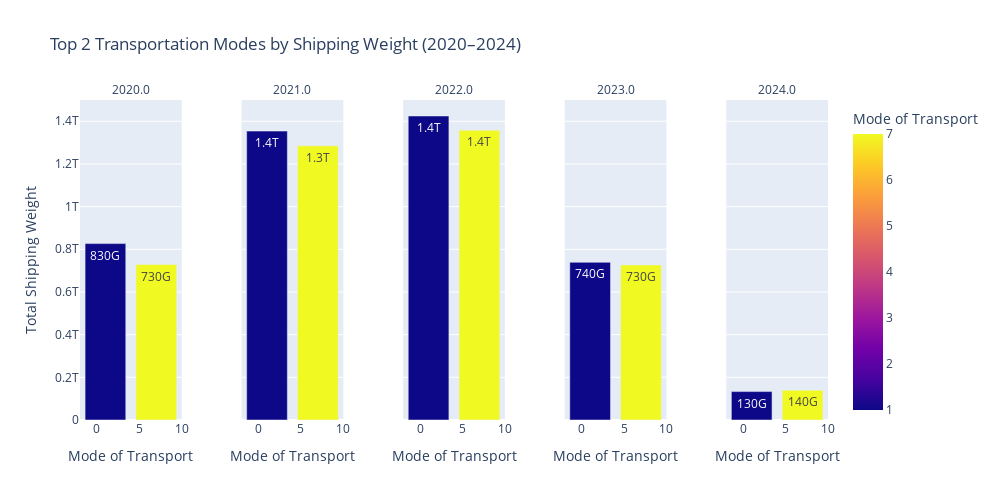
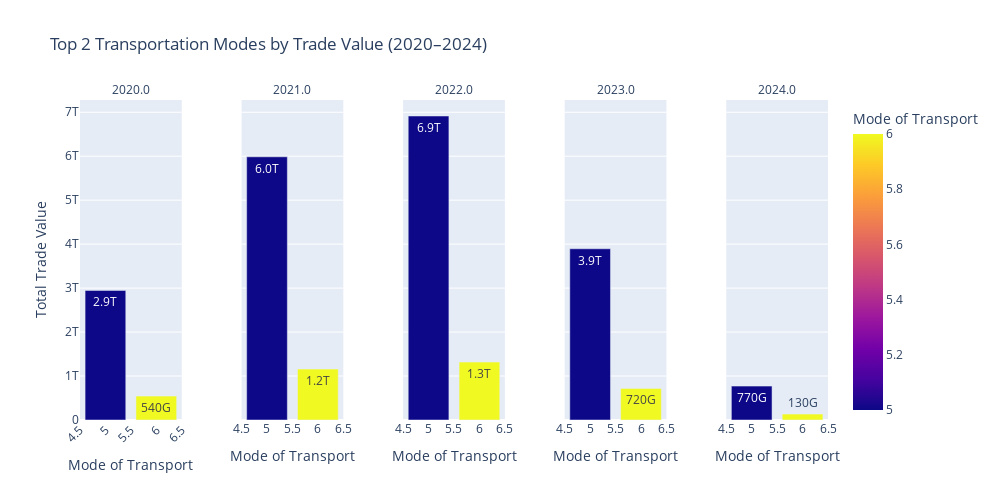

Here is the notebook cell these charts were saved with, in order:
### Code cell
fig_shipwt = px.bar(
    top2_shipwt,
    x = "DISAGMOT",
    y = "SHIPWT",
    color = "DISAGMOT",
    facet_col = "YEAR",
    title = "Top 2 Transportation Modes by Shipping Weight (2020–2024)",
    labels = {"DISAGMOT": "Mode of Transport", "SHIPWT": "Total Shipping Weight"},
    text_auto = ".2s",
     facet_col_spacing=0.08
)
fig_shipwt.update_layout(
    showlegend = False,
    height = 500, 
    width = 1000
)

fig_shipwt.for_each_annotation(lambda a: a.update(text = a.text.split("=")[-1])) 
fig_shipwt.show()

fig_value = px.bar(
    top2_value,
    x = "DISAGMOT",
    y = "VALUE",
    color = "DISAGMOT",
    facet_col = "YEAR",
    title = "Top 2 Transportation Modes by Trade Value (2020–2024)",
    labels = {"DISAGMOT": "Mode of Transport", "VALUE": "Total Trade Value"},
    text_auto = ".2s",
     facet_col_spacing=0.08
)
fig_value.update_layout(
    xaxis_tickangle = -45,
    height = 500,
    width = 1000
)
fig_value.for_each_annotation(lambda a: a.update(text = a.text.split("=")[-1]))
fig_value.show()

### Figure 1 — Plotly figure (JSON) as saved in the notebook; plotly's stock layout.template omitted (floating-point values rounded to 4 significant figures)
{"data": [{"alignmentgroup": "True", "hovertemplate": "YEAR=2020.0<br>Mode of Transport=%{marker.color}<br>Total Shipping Weight=%{y}<extra></extra>", "legendgroup": "", "marker": {"color": [1, 7], "coloraxis": "coloraxis", "pattern": {"shape": ""}}, "name": "", "offsetgroup": "", "orientation": "v", "showlegend": false, "textposition": "auto", "texttemplate": "%{y:.2s}", "type": "bar", "x": [1, 7], "xaxis": "x", "y": [826666462157, 728462275796], "yaxis": "y"}, {"alignmentgroup": "True", "hovertemplate": "YEAR=2021.0<br>Mode of Transport=%{marker.color}<br>Total Shipping Weight=%{y}<extra></extra>", "legendgroup": "", "marker": {"color": [1, 7], "coloraxis": "coloraxis", "pattern": {"shape": ""}}, "name": "", "offsetgroup": "", "orientation": "v", "showlegend": false, "textposition": "auto", "texttemplate": "%{y:.2s}", "type": "bar", "x": [1, 7], "xaxis": "x2", "y": [1353793662955, 1284822258084], "yaxis": "y2"}, {"alignmentgroup": "True", "hovertemplate": "YEAR=2022.0<br>Mode of Transport=%{marker.color}<br>Total Shipping Weight=%{y}<extra></extra>", "legendgroup": "", "marker": {"color": [1, 7], "coloraxis": "coloraxis", "pattern": {"shape": ""}}, "name": "", "offsetgroup": "", "orientation": "v", "showlegend": false, "textposition": "auto", "texttemplate": "%{y:.2s}", "type": "bar", "x": [1, 7], "xaxis": "x3", "y": [1424665965230, 1357785192288], "yaxis": "y3"}, {"alignmentgroup": "True", "hovertemplate": "YEAR=2023.0<br>Mode of Transport=%{marker.color}<br>Total Shipping Weight=%{y}<extra></extra>", "legendgroup": "", "marker": {"color": [1, 7], "coloraxis": "coloraxis", "pattern": {"shape": ""}}, "name": "", "offsetgroup": "", "orientation": "v", "showlegend": false, "textposition": "auto", "texttemplate": "%{y:.2s}", "type": "bar", "x": [1, 7], "xaxis": "x4", "y": [739058827340, 726865376618], "yaxis": "y4"}, {"alignmentgroup": "True", "hovertemplate": "YEAR=2024.0<br>Mode of Transport=%{marker.color}<br>Total Shipping Weight=%{y}<extra></extra>", "legendgroup": "", "marker": {"color": [7, 1], "coloraxis": "coloraxis", "pattern": {"shape": ""}}, "name": "", "offsetgroup": "", "orientation": "v", "showlegend": false, "textposition": "auto", "texttemplate": "%{y:.2s}", "type": "bar", "x": [7, 1], "xaxis": "x5", "y": [139876704796, 133167302623], "yaxis": "y5"}], "layout": {"annotations": [{"font": {}, "showarrow": false, "text": "2020.0", "x": 0.068, "xanchor": "center", "xref": "paper", "y": 1, "yanchor": "bottom", "yref": "paper"}, {"font": {}, "showarrow": false, "text": "2021.0", "x": 0.284, "xanchor": "center", "xref": "paper", "y": 1, "yanchor": "bottom", "yref": "paper"}, {"font": {}, "showarrow": false, "text": "2022.0", "x": 0.5, "xanchor": "center", "xref": "paper", "y": 1, "yanchor": "bottom", "yref": "paper"}, {"font": {}, "showarrow": false, "text": "2023.0", "x": 0.716, "xanchor": "center", "xref": "paper", "y": 1, "yanchor": "bottom", "yref": "paper"}, {"font": {}, "showarrow": false, "text": "2024.0", "x": 0.932, "xanchor": "center", "xref": "paper", "y": 1, "yanchor": "bottom", "yref": "paper"}], "barmode": "relative", "coloraxis": {"colorbar": {"title": {"text": "Mode of Transport"}}, "colorscale": [[0, "#0d0887"], [0.1111, "#46039f"], [0.2222, "#7201a8"], [0.3333, "#9c179e"], [0.4444, "#bd3786"], [0.5556, "#d8576b"], [0.6667, "#ed7953"], [0.7778, "#fb9f3a"], [0.8889, "#fdca26"], [1, "#f0f921"]]}, "height": 500, "legend": {"tracegroupgap": 0}, "showlegend": false, "title": {"text": "Top 2 Transportation Modes by Shipping Weight (2020–2024)"}, "width": 1000, "xaxis": {"anchor": "y", "domain": [0, 0.136], "title": {"text": "Mode of Transport"}}, "xaxis2": {"anchor": "y2", "domain": [0.216, 0.352], "matches": "x", "title": {"text": "Mode of Transport"}}, "xaxis3": {"anchor": "y3", "domain": [0.432, 0.568], "matches": "x", "title": {"text": "Mode of Transport"}}, "xaxis4": {"anchor": "y4", "domain": [0.648, 0.784], "matches": "x", "title": {"text": "Mode of Transport"}}, "xaxis5": {"anchor": "y5", "domain": [0.864, 1.0], "matches": "x", "title": {"text": "Mode of Transport"}}, "yaxis": {"anchor": "x", "domain": [0, 1], "title": {"text": "Total Shipping Weight"}}, "yaxis2": {"anchor": "x2", "domain": [0, 1], "matches": "y", "showticklabels": false}, "yaxis3": {"anchor": "x3", "domain": [0, 1], "matches": "y", "showticklabels": false}, "yaxis4": {"anchor": "x4", "domain": [0, 1], "matches": "y", "showticklabels": false}, "yaxis5": {"anchor": "x5", "domain": [0, 1], "matches": "y", "showticklabels": false}}}

### Figure 2 — Plotly figure (JSON) as saved in the notebook; plotly's stock layout.template omitted (floating-point values rounded to 4 significant figures)
{"data": [{"alignmentgroup": "True", "hovertemplate": "YEAR=2020.0<br>Mode of Transport=%{marker.color}<br>Total Trade Value=%{y}<extra></extra>", "legendgroup": "", "marker": {"color": [5, 6], "coloraxis": "coloraxis", "pattern": {"shape": ""}}, "name": "", "offsetgroup": "", "orientation": "v", "showlegend": false, "textposition": "auto", "texttemplate": "%{y:.2s}", "type": "bar", "x": [5, 6], "xaxis": "x", "y": [2947919739618, 543097875200], "yaxis": "y"}, {"alignmentgroup": "True", "hovertemplate": "YEAR=2021.0<br>Mode of Transport=%{marker.color}<br>Total Trade Value=%{y}<extra></extra>", "legendgroup": "", "marker": {"color": [5, 6], "coloraxis": "coloraxis", "pattern": {"shape": ""}}, "name": "", "offsetgroup": "", "orientation": "v", "showlegend": false, "textposition": "auto", "texttemplate": "%{y:.2s}", "type": "bar", "x": [5, 6], "xaxis": "x2", "y": [5986675183948, 1157849918907], "yaxis": "y2"}, {"alignmentgroup": "True", "hovertemplate": "YEAR=2022.0<br>Mode of Transport=%{marker.color}<br>Total Trade Value=%{y}<extra></extra>", "legendgroup": "", "marker": {"color": [5, 6], "coloraxis": "coloraxis", "pattern": {"shape": ""}}, "name": "", "offsetgroup": "", "orientation": "v", "showlegend": false, "textposition": "auto", "texttemplate": "%{y:.2s}", "type": "bar", "x": [5, 6], "xaxis": "x3", "y": [6914752297203, 1317315285053], "yaxis": "y3"}, {"alignmentgroup": "True", "hovertemplate": "YEAR=2023.0<br>Mode of Transport=%{marker.color}<br>Total Trade Value=%{y}<extra></extra>", "legendgroup": "", "marker": {"color": [5, 6], "coloraxis": "coloraxis", "pattern": {"shape": ""}}, "name": "", "offsetgroup": "", "orientation": "v", "showlegend": false, "textposition": "auto", "texttemplate": "%{y:.2s}", "type": "bar", "x": [5, 6], "xaxis": "x4", "y": [3894719315953, 719225471171], "yaxis": "y4"}, {"alignmentgroup": "True", "hovertemplate": "YEAR=2024.0<br>Mode of Transport=%{marker.color}<br>Total Trade Value=%{y}<extra></extra>", "legendgroup": "", "marker": {"color": [5, 6], "coloraxis": "coloraxis", "pattern": {"shape": ""}}, "name": "", "offsetgroup": "", "orientation": "v", "showlegend": false, "textposition": "auto", "texttemplate": "%{y:.2s}", "type": "bar", "x": [5, 6], "xaxis": "x5", "y": [770841436785, 133731903683], "yaxis": "y5"}], "layout": {"annotations": [{"font": {}, "showarrow": false, "text": "2020.0", "x": 0.068, "xanchor": "center", "xref": "paper", "y": 1, "yanchor": "bottom", "yref": "paper"}, {"font": {}, "showarrow": false, "text": "2021.0", "x": 0.284, "xanchor": "center", "xref": "paper", "y": 1, "yanchor": "bottom", "yref": "paper"}, {"font": {}, "showarrow": false, "text": "2022.0", "x": 0.5, "xanchor": "center", "xref": "paper", "y": 1, "yanchor": "bottom", "yref": "paper"}, {"font": {}, "showarrow": false, "text": "2023.0", "x": 0.716, "xanchor": "center", "xref": "paper", "y": 1, "yanchor": "bottom", "yref": "paper"}, {"font": {}, "showarrow": false, "text": "2024.0", "x": 0.932, "xanchor": "center", "xref": "paper", "y": 1, "yanchor": "bottom", "yref": "paper"}], "barmode": "relative", "coloraxis": {"colorbar": {"title": {"text": "Mode of Transport"}}, "colorscale": [[0, "#0d0887"], [0.1111, "#46039f"], [0.2222, "#7201a8"], [0.3333, "#9c179e"], [0.4444, "#bd3786"], [0.5556, "#d8576b"], [0.6667, "#ed7953"], [0.7778, "#fb9f3a"], [0.8889, "#fdca26"], [1, "#f0f921"]]}, "height": 500, "legend": {"tracegroupgap": 0}, "title": {"text": "Top 2 Transportation Modes by Trade Value (2020–2024)"}, "width": 1000, "xaxis": {"anchor": "y", "domain": [0, 0.136], "tickangle": -45, "title": {"text": "Mode of Transport"}}, "xaxis2": {"anchor": "y2", "domain": [0.216, 0.352], "matches": "x", "title": {"text": "Mode of Transport"}}, "xaxis3": {"anchor": "y3", "domain": [0.432, 0.568], "matches": "x", "title": {"text": "Mode of Transport"}}, "xaxis4": {"anchor": "y4", "domain": [0.648, 0.784], "matches": "x", "title": {"text": "Mode of Transport"}}, "xaxis5": {"anchor": "y5", "domain": [0.864, 1.0], "matches": "x", "title": {"text": "Mode of Transport"}}, "yaxis": {"anchor": "x", "domain": [0, 1], "title": {"text": "Total Trade Value"}}, "yaxis2": {"anchor": "x2", "domain": [0, 1], "matches": "y", "showticklabels": false}, "yaxis3": {"anchor": "x3", "domain": [0, 1], "matches": "y", "showticklabels": false}, "yaxis4": {"anchor": "x4", "domain": [0, 1], "matches": "y", "showticklabels": false}, "yaxis5": {"anchor": "x5", "domain": [0, 1], "matches": "y", "showticklabels": false}}}
